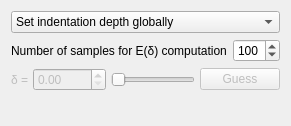
        <widget class="QWidget" name="tab_edelta">
         <attribute name="title">
          <string>E(δ)</string>
         </attribute>
         <attribute name="toolTip">
          <string>elastic modulus vs. indentation depth</string>
         </attribute>
         <layout class="QVBoxLayout" name="verticalLayout_6">
          <item>
           <widget class="QComboBox" name="cb_delta_select_2">
            <property name="sizePolicy">
             <sizepolicy hsizetype="Expanding" vsizetype="Fixed">
              <horstretch>0</horstretch>
              <verstretch>0</verstretch>
             </sizepolicy>
            </property>
            <item>
             <property name="text">
              <string>Set indentation depth globally</string>
             </property>
            </item>
            <item>
             <property name="text">
              <string>Set indentation depth individually</string>
             </property>
            </item>
            <item>
             <property name="text">
              <string>Guess optimal indentation depth</string>
             </property>
            </item>
           </widget>
          </item>
          <item>
           <layout class="QHBoxLayout" name="horizontalLayout">
            <item>
             <widget class="QLabel" name="label_16">
              <property name="sizePolicy">
               <sizepolicy hsizetype="Preferred" vsizetype="Preferred">
                <horstretch>0</horstretch>
                <verstretch>0</verstretch>
               </sizepolicy>
              </property>
              <property name="text">
               <string>Number of samples for E(δ) computation</string>
              </property>
             </widget>
            </item>
            <item>
             <widget class="QSpinBox" name="sp_delta_num_samples">
              <property name="minimum">
               <number>10</number>
              </property>
              <property name="maximum">
               <number>200</number>
              </property>
              <property name="value">
               <number>100</number>
              </property>
             </widget>
            </item>
           </layout>
          </item>
          <item>
           <layout class="QHBoxLayout" name="layout_delta">
            <property name="spacing">
             <number>5</number>
            </property>
            <property name="sizeConstraint">
             <enum>QLayout::SetMinimumSize</enum>
            </property>
            <item>
             <widget class="QLabel" name="delta_label">
              <property name="enabled">
               <bool>false</bool>
              </property>
              <property name="text">
               <string>δ =</string>
              </property>
             </widget>
            </item>
            <item>
             <widget class="InfDoubleSpinBox" name="delta_spin">
              <property name="enabled">
               <bool>false</bool>
              </property>
              <property name="sizePolicy">
               <sizepolicy hsizetype="MinimumExpanding" vsizetype="Fixed">
                <horstretch>0</horstretch>
                <verstretch>0</verstretch>
               </sizepolicy>
              </property>
              <property name="minimumSize">
               <size>
                <width>0</width>
                <height>0</height>
               </size>
              </property>
              <property name="maximumSize">
               <size>
                <width>120</width>
                <height>16777215</height>
               </size>
              </property>
             </widget>
            </item>
            <item>
             <widget class="InfDoubleSlider" name="delta_slider">
              <property name="enabled">
               <bool>false</bool>
              </property>
              <property name="sizePolicy">
               <sizepolicy hsizetype="Expanding" vsizetype="Fixed">
                <horstretch>0</horstretch>
                <verstretch>0</verstretch>
               </sizepolicy>
              </property>
              <property name="orientation">
               <enum>Qt::Horizontal</enum>
              </property>
             </widget>
            </item>
            <item>
             <widget class="QPushButton" name="delta_btn_guess">
              <property name="enabled">
               <bool>false</bool>
              </property>
              <property name="text">
               <string>Guess</string>
              </property>
             </widget>
            </item>
           </layout>
          </item>
          <item>
           <widget class="QWidget" name="edelta_mplwidget" native="true">
            <property name="enabled">
             <bool>true</bool>
            </property>
            <layout class="QVBoxLayout" name="edelta_mpllayout"/>
           </widget>
          </item>
         </layout>
        </widget>
